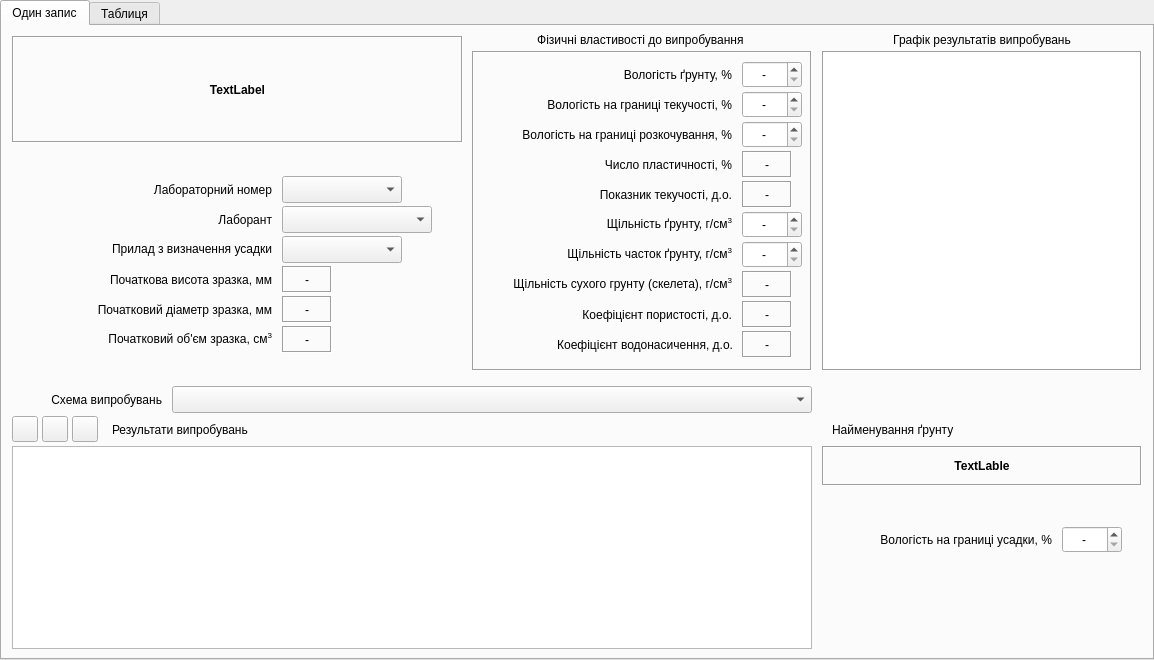
<?xml version="1.0" encoding="UTF-8"?>
<ui version="4.0">
 <class>Usadka_win</class>
 <widget class="QTabWidget" name="Usadka_win">
  <property name="geometry">
   <rect>
    <x>0</x>
    <y>0</y>
    <width>1154</width>
    <height>660</height>
   </rect>
  </property>
  <property name="windowTitle">
   <string>Результати випробувань з визначення характеристик усадки грунту</string>
  </property>
  <property name="windowIcon">
   <iconset>
    <normaloff>../icons/16x16/categories/applications-engineering.png</normaloff>../icons/16x16/categories/applications-engineering.png</iconset>
  </property>
  <property name="locale">
   <locale language="Ukrainian" country="Ukraine"/>
  </property>
  <property name="currentIndex">
   <number>0</number>
  </property>
  <property name="tabsClosable">
   <bool>false</bool>
  </property>
  <property name="movable">
   <bool>false</bool>
  </property>
  <widget class="QWidget" name="tab">
   <attribute name="title">
    <string>Один запис</string>
   </attribute>
   <widget class="QLabel" name="label">
    <property name="enabled">
     <bool>true</bool>
    </property>
    <property name="geometry">
     <rect>
      <x>10</x>
      <y>10</y>
      <width>451</width>
      <height>107</height>
     </rect>
    </property>
    <property name="font">
     <font>
      <weight>75</weight>
      <bold>true</bold>
     </font>
    </property>
    <property name="frameShape">
     <enum>QFrame::Box</enum>
    </property>
    <property name="frameShadow">
     <enum>QFrame::Sunken</enum>
    </property>
    <property name="text">
     <string>TextLabel</string>
    </property>
    <property name="alignment">
     <set>Qt::AlignCenter</set>
    </property>
    <property name="wordWrap">
     <bool>true</bool>
    </property>
   </widget>
   <widget class="QLabel" name="label_19">
    <property name="geometry">
     <rect>
      <x>110</x>
      <y>390</y>
      <width>171</width>
      <height>27</height>
     </rect>
    </property>
    <property name="text">
     <string>Результати випробувань</string>
    </property>
    <property name="alignment">
     <set>Qt::AlignLeading|Qt::AlignLeft|Qt::AlignVCenter</set>
    </property>
   </widget>
   <widget class="QLabel" name="label_20">
    <property name="geometry">
     <rect>
      <x>10</x>
      <y>150</y>
      <width>260</width>
      <height>27</height>
     </rect>
    </property>
    <property name="sizePolicy">
     <sizepolicy hsizetype="Preferred" vsizetype="Preferred">
      <horstretch>0</horstretch>
      <verstretch>0</verstretch>
     </sizepolicy>
    </property>
    <property name="text">
     <string>Лабораторний номер</string>
    </property>
    <property name="alignment">
     <set>Qt::AlignRight|Qt::AlignTrailing|Qt::AlignVCenter</set>
    </property>
   </widget>
   <widget class="QComboBox" name="comboBox">
    <property name="geometry">
     <rect>
      <x>280</x>
      <y>150</y>
      <width>120</width>
      <height>27</height>
     </rect>
    </property>
   </widget>
   <widget class="QFrame" name="frame_3">
    <property name="geometry">
     <rect>
      <x>470</x>
      <y>25</y>
      <width>340</width>
      <height>320</height>
     </rect>
    </property>
    <property name="frameShape">
     <enum>QFrame::Box</enum>
    </property>
    <property name="frameShadow">
     <enum>QFrame::Sunken</enum>
    </property>
    <widget class="QLabel" name="label_11">
     <property name="geometry">
      <rect>
       <x>270</x>
       <y>220</y>
       <width>50</width>
       <height>27</height>
      </rect>
     </property>
     <property name="font">
      <font>
       <weight>50</weight>
       <bold>false</bold>
      </font>
     </property>
     <property name="frameShape">
      <enum>QFrame::Box</enum>
     </property>
     <property name="frameShadow">
      <enum>QFrame::Sunken</enum>
     </property>
     <property name="text">
      <string>-</string>
     </property>
     <property name="alignment">
      <set>Qt::AlignCenter</set>
     </property>
     <property name="margin">
      <number>0</number>
     </property>
     <property name="indent">
      <number>-1</number>
     </property>
    </widget>
    <widget class="QLabel" name="label_23">
     <property name="geometry">
      <rect>
       <x>10</x>
       <y>250</y>
       <width>250</width>
       <height>27</height>
      </rect>
     </property>
     <property name="text">
      <string>Коефіцієнт пористості, д.о.</string>
     </property>
     <property name="alignment">
      <set>Qt::AlignRight|Qt::AlignTrailing|Qt::AlignVCenter</set>
     </property>
     <property name="wordWrap">
      <bool>true</bool>
     </property>
    </widget>
    <widget class="QLabel" name="label_27">
     <property name="geometry">
      <rect>
       <x>10</x>
       <y>220</y>
       <width>250</width>
       <height>27</height>
      </rect>
     </property>
     <property name="text">
      <string>&lt;html&gt;&lt;head/&gt;&lt;body&gt;&lt;p&gt;Щiльнiсть сухого грунту (скелета), г/см&lt;span style=&quot; vertical-align:super;&quot;&gt;3&lt;/span&gt;&lt;/p&gt;&lt;/body&gt;&lt;/html&gt;</string>
     </property>
     <property name="alignment">
      <set>Qt::AlignRight|Qt::AlignTrailing|Qt::AlignVCenter</set>
     </property>
     <property name="wordWrap">
      <bool>true</bool>
     </property>
    </widget>
    <widget class="QLabel" name="label_12">
     <property name="geometry">
      <rect>
       <x>270</x>
       <y>250</y>
       <width>50</width>
       <height>27</height>
      </rect>
     </property>
     <property name="font">
      <font>
       <weight>50</weight>
       <bold>false</bold>
      </font>
     </property>
     <property name="frameShape">
      <enum>QFrame::Box</enum>
     </property>
     <property name="frameShadow">
      <enum>QFrame::Sunken</enum>
     </property>
     <property name="text">
      <string>-</string>
     </property>
     <property name="alignment">
      <set>Qt::AlignCenter</set>
     </property>
     <property name="margin">
      <number>0</number>
     </property>
     <property name="indent">
      <number>-1</number>
     </property>
    </widget>
    <widget class="QDoubleSpinBox" name="doubleSpinBox_3">
     <property name="geometry">
      <rect>
       <x>270</x>
       <y>70</y>
       <width>60</width>
       <height>27</height>
      </rect>
     </property>
     <property name="alignment">
      <set>Qt::AlignCenter</set>
     </property>
     <property name="specialValueText">
      <string>-</string>
     </property>
     <property name="decimals">
      <number>1</number>
     </property>
     <property name="maximum">
      <double>999.000000000000000</double>
     </property>
     <property name="singleStep">
      <double>0.100000000000000</double>
     </property>
    </widget>
    <widget class="QLabel" name="label_3">
     <property name="geometry">
      <rect>
       <x>10</x>
       <y>10</y>
       <width>250</width>
       <height>27</height>
      </rect>
     </property>
     <property name="text">
      <string>Вологість ґрунту, %</string>
     </property>
     <property name="alignment">
      <set>Qt::AlignRight|Qt::AlignTrailing|Qt::AlignVCenter</set>
     </property>
    </widget>
    <widget class="QDoubleSpinBox" name="doubleSpinBox">
     <property name="geometry">
      <rect>
       <x>270</x>
       <y>10</y>
       <width>60</width>
       <height>27</height>
      </rect>
     </property>
     <property name="wrapping">
      <bool>false</bool>
     </property>
     <property name="alignment">
      <set>Qt::AlignCenter</set>
     </property>
     <property name="specialValueText">
      <string>-</string>
     </property>
     <property name="decimals">
      <number>1</number>
     </property>
     <property name="maximum">
      <double>999.000000000000000</double>
     </property>
     <property name="singleStep">
      <double>0.100000000000000</double>
     </property>
     <property name="value">
      <double>0.000000000000000</double>
     </property>
    </widget>
    <widget class="QDoubleSpinBox" name="doubleSpinBox_2">
     <property name="geometry">
      <rect>
       <x>270</x>
       <y>40</y>
       <width>60</width>
       <height>27</height>
      </rect>
     </property>
     <property name="alignment">
      <set>Qt::AlignCenter</set>
     </property>
     <property name="specialValueText">
      <string>-</string>
     </property>
     <property name="decimals">
      <number>1</number>
     </property>
     <property name="maximum">
      <double>999.000000000000000</double>
     </property>
     <property name="singleStep">
      <double>0.100000000000000</double>
     </property>
    </widget>
    <widget class="QLabel" name="label_6">
     <property name="geometry">
      <rect>
       <x>10</x>
       <y>40</y>
       <width>250</width>
       <height>27</height>
      </rect>
     </property>
     <property name="text">
      <string>Вологість на границi текучостi, %</string>
     </property>
     <property name="alignment">
      <set>Qt::AlignRight|Qt::AlignTrailing|Qt::AlignVCenter</set>
     </property>
    </widget>
    <widget class="QLabel" name="label_7">
     <property name="geometry">
      <rect>
       <x>10</x>
       <y>70</y>
       <width>250</width>
       <height>27</height>
      </rect>
     </property>
     <property name="text">
      <string>Вологість на границi розкочування, %</string>
     </property>
     <property name="alignment">
      <set>Qt::AlignRight|Qt::AlignTrailing|Qt::AlignVCenter</set>
     </property>
    </widget>
    <widget class="QDoubleSpinBox" name="doubleSpinBox_5">
     <property name="geometry">
      <rect>
       <x>270</x>
       <y>190</y>
       <width>60</width>
       <height>27</height>
      </rect>
     </property>
     <property name="alignment">
      <set>Qt::AlignCenter</set>
     </property>
     <property name="specialValueText">
      <string>-</string>
     </property>
     <property name="maximum">
      <double>5.000000000000000</double>
     </property>
     <property name="singleStep">
      <double>0.010000000000000</double>
     </property>
    </widget>
    <widget class="QLabel" name="label_4">
     <property name="geometry">
      <rect>
       <x>10</x>
       <y>160</y>
       <width>250</width>
       <height>27</height>
      </rect>
     </property>
     <property name="text">
      <string>&lt;html&gt;&lt;head/&gt;&lt;body&gt;&lt;p&gt;Щільність ґрунту, г/см&lt;span style=&quot; vertical-align:super;&quot;&gt;3&lt;/span&gt;&lt;/p&gt;&lt;/body&gt;&lt;/html&gt;</string>
     </property>
     <property name="alignment">
      <set>Qt::AlignRight|Qt::AlignTrailing|Qt::AlignVCenter</set>
     </property>
    </widget>
    <widget class="QLabel" name="label_5">
     <property name="geometry">
      <rect>
       <x>10</x>
       <y>190</y>
       <width>250</width>
       <height>27</height>
      </rect>
     </property>
     <property name="text">
      <string>&lt;html&gt;&lt;head/&gt;&lt;body&gt;&lt;p&gt;Щiльнiсть часток ґрунту, г/см&lt;span style=&quot; vertical-align:super;&quot;&gt;3&lt;/span&gt;&lt;/p&gt;&lt;/body&gt;&lt;/html&gt;</string>
     </property>
     <property name="alignment">
      <set>Qt::AlignRight|Qt::AlignTrailing|Qt::AlignVCenter</set>
     </property>
    </widget>
    <widget class="QDoubleSpinBox" name="doubleSpinBox_4">
     <property name="geometry">
      <rect>
       <x>270</x>
       <y>160</y>
       <width>60</width>
       <height>27</height>
      </rect>
     </property>
     <property name="alignment">
      <set>Qt::AlignCenter</set>
     </property>
     <property name="specialValueText">
      <string>-</string>
     </property>
     <property name="maximum">
      <double>5.000000000000000</double>
     </property>
     <property name="singleStep">
      <double>0.010000000000000</double>
     </property>
    </widget>
    <widget class="QLabel" name="label_10">
     <property name="geometry">
      <rect>
       <x>270</x>
       <y>130</y>
       <width>50</width>
       <height>27</height>
      </rect>
     </property>
     <property name="font">
      <font>
       <weight>50</weight>
       <bold>false</bold>
      </font>
     </property>
     <property name="frameShape">
      <enum>QFrame::Box</enum>
     </property>
     <property name="frameShadow">
      <enum>QFrame::Sunken</enum>
     </property>
     <property name="text">
      <string>-</string>
     </property>
     <property name="alignment">
      <set>Qt::AlignCenter</set>
     </property>
     <property name="margin">
      <number>0</number>
     </property>
     <property name="indent">
      <number>-1</number>
     </property>
    </widget>
    <widget class="QLabel" name="label_25">
     <property name="geometry">
      <rect>
       <x>10</x>
       <y>130</y>
       <width>250</width>
       <height>27</height>
      </rect>
     </property>
     <property name="text">
      <string>Показник текучостi, д.о.</string>
     </property>
     <property name="alignment">
      <set>Qt::AlignRight|Qt::AlignTrailing|Qt::AlignVCenter</set>
     </property>
     <property name="wordWrap">
      <bool>true</bool>
     </property>
    </widget>
    <widget class="QLabel" name="label_24">
     <property name="geometry">
      <rect>
       <x>10</x>
       <y>100</y>
       <width>250</width>
       <height>27</height>
      </rect>
     </property>
     <property name="text">
      <string>Число пластичностi, %</string>
     </property>
     <property name="alignment">
      <set>Qt::AlignRight|Qt::AlignTrailing|Qt::AlignVCenter</set>
     </property>
     <property name="wordWrap">
      <bool>true</bool>
     </property>
    </widget>
    <widget class="QLabel" name="label_9">
     <property name="geometry">
      <rect>
       <x>270</x>
       <y>100</y>
       <width>50</width>
       <height>27</height>
      </rect>
     </property>
     <property name="font">
      <font>
       <weight>50</weight>
       <bold>false</bold>
      </font>
     </property>
     <property name="frameShape">
      <enum>QFrame::Box</enum>
     </property>
     <property name="frameShadow">
      <enum>QFrame::Sunken</enum>
     </property>
     <property name="text">
      <string>-</string>
     </property>
     <property name="alignment">
      <set>Qt::AlignCenter</set>
     </property>
     <property name="margin">
      <number>0</number>
     </property>
     <property name="indent">
      <number>-1</number>
     </property>
    </widget>
    <widget class="QLabel" name="label_34">
     <property name="geometry">
      <rect>
       <x>270</x>
       <y>280</y>
       <width>50</width>
       <height>27</height>
      </rect>
     </property>
     <property name="font">
      <font>
       <weight>50</weight>
       <bold>false</bold>
      </font>
     </property>
     <property name="frameShape">
      <enum>QFrame::Box</enum>
     </property>
     <property name="frameShadow">
      <enum>QFrame::Sunken</enum>
     </property>
     <property name="text">
      <string>-</string>
     </property>
     <property name="alignment">
      <set>Qt::AlignCenter</set>
     </property>
     <property name="margin">
      <number>0</number>
     </property>
     <property name="indent">
      <number>-1</number>
     </property>
    </widget>
    <widget class="QLabel" name="label_26">
     <property name="geometry">
      <rect>
       <x>10</x>
       <y>280</y>
       <width>251</width>
       <height>27</height>
      </rect>
     </property>
     <property name="text">
      <string>Коефіцієнт водонасичення, д.о.</string>
     </property>
     <property name="alignment">
      <set>Qt::AlignRight|Qt::AlignTrailing|Qt::AlignVCenter</set>
     </property>
     <property name="wordWrap">
      <bool>true</bool>
     </property>
    </widget>
   </widget>
   <widget class="QLabel" name="label_35">
    <property name="geometry">
     <rect>
      <x>470</x>
      <y>5</y>
      <width>340</width>
      <height>17</height>
     </rect>
    </property>
    <property name="text">
     <string>Фізичні властивості до випробування </string>
    </property>
    <property name="alignment">
     <set>Qt::AlignCenter</set>
    </property>
   </widget>
   <widget class="QLabel" name="label_17">
    <property name="geometry">
     <rect>
      <x>10</x>
      <y>240</y>
      <width>260</width>
      <height>27</height>
     </rect>
    </property>
    <property name="text">
     <string>Початкова висота зразка, мм</string>
    </property>
    <property name="alignment">
     <set>Qt::AlignRight|Qt::AlignTrailing|Qt::AlignVCenter</set>
    </property>
   </widget>
   <widget class="QLabel" name="label_21">
    <property name="geometry">
     <rect>
      <x>10</x>
      <y>270</y>
      <width>260</width>
      <height>27</height>
     </rect>
    </property>
    <property name="text">
     <string>Початковий діаметр зразка, мм</string>
    </property>
    <property name="alignment">
     <set>Qt::AlignRight|Qt::AlignTrailing|Qt::AlignVCenter</set>
    </property>
   </widget>
   <widget class="QLabel" name="label_22">
    <property name="geometry">
     <rect>
      <x>10</x>
      <y>210</y>
      <width>260</width>
      <height>27</height>
     </rect>
    </property>
    <property name="text">
     <string>&lt;html&gt;&lt;head/&gt;&lt;body&gt;&lt;p&gt;Прилад з визначення усадки&lt;/p&gt;&lt;/body&gt;&lt;/html&gt;</string>
    </property>
    <property name="alignment">
     <set>Qt::AlignRight|Qt::AlignTrailing|Qt::AlignVCenter</set>
    </property>
   </widget>
   <widget class="QComboBox" name="comboBox_2">
    <property name="geometry">
     <rect>
      <x>280</x>
      <y>210</y>
      <width>120</width>
      <height>27</height>
     </rect>
    </property>
   </widget>
   <widget class="QLabel" name="label_36">
    <property name="geometry">
     <rect>
      <x>10</x>
      <y>360</y>
      <width>150</width>
      <height>27</height>
     </rect>
    </property>
    <property name="text">
     <string>Схема випробувань</string>
    </property>
    <property name="alignment">
     <set>Qt::AlignRight|Qt::AlignTrailing|Qt::AlignVCenter</set>
    </property>
   </widget>
   <widget class="QComboBox" name="comboBox_3">
    <property name="geometry">
     <rect>
      <x>170</x>
      <y>360</y>
      <width>640</width>
      <height>27</height>
     </rect>
    </property>
   </widget>
   <widget class="QToolButton" name="toolButton_1">
    <property name="geometry">
     <rect>
      <x>10</x>
      <y>390</y>
      <width>26</width>
      <height>26</height>
     </rect>
    </property>
    <property name="toolTip">
     <string>Додати один рядок до таблиці</string>
    </property>
    <property name="statusTip">
     <string>Додавання одного рядка до таблиці результатів випробувань</string>
    </property>
    <property name="text">
     <string/>
    </property>
    <property name="icon">
     <iconset>
      <normaloff>../icons/16x16/actions/list-add.png</normaloff>../icons/16x16/actions/list-add.png</iconset>
    </property>
   </widget>
   <widget class="QToolButton" name="toolButton_2">
    <property name="geometry">
     <rect>
      <x>40</x>
      <y>390</y>
      <width>26</width>
      <height>26</height>
     </rect>
    </property>
    <property name="toolTip">
     <string>Вилучити поточний рядок з таблиці</string>
    </property>
    <property name="statusTip">
     <string>Вилучення поточного рядка з таблиці результатів випробувань</string>
    </property>
    <property name="text">
     <string/>
    </property>
    <property name="icon">
     <iconset>
      <normaloff>../icons/16x16/actions/list-remove.png</normaloff>../icons/16x16/actions/list-remove.png</iconset>
    </property>
   </widget>
   <widget class="QTableView" name="tableRezultUsadka">
    <property name="geometry">
     <rect>
      <x>10</x>
      <y>420</y>
      <width>800</width>
      <height>203</height>
     </rect>
    </property>
    <property name="frameShadow">
     <enum>QFrame::Sunken</enum>
    </property>
    <attribute name="verticalHeaderMinimumSectionSize">
     <number>25</number>
    </attribute>
    <attribute name="verticalHeaderDefaultSectionSize">
     <number>25</number>
    </attribute>
   </widget>
   <widget class="QToolButton" name="toolButton">
    <property name="geometry">
     <rect>
      <x>70</x>
      <y>390</y>
      <width>26</width>
      <height>26</height>
     </rect>
    </property>
    <property name="toolTip">
     <string>Розрахувати характеристики усадки грунту</string>
    </property>
    <property name="statusTip">
     <string>Розрахувати характеристики усадки грунту</string>
    </property>
    <property name="text">
     <string/>
    </property>
    <property name="icon">
     <iconset>
      <normaloff>../icons/16x16/apps/accessories-calculator.png</normaloff>../icons/16x16/apps/accessories-calculator.png</iconset>
    </property>
   </widget>
   <widget class="QGraphicsView" name="graphicsView">
    <property name="geometry">
     <rect>
      <x>820</x>
      <y>25</y>
      <width>320</width>
      <height>320</height>
     </rect>
    </property>
    <property name="frameShape">
     <enum>QFrame::Box</enum>
    </property>
   </widget>
   <widget class="QLabel" name="label_2">
    <property name="geometry">
     <rect>
      <x>820</x>
      <y>5</y>
      <width>320</width>
      <height>17</height>
     </rect>
    </property>
    <property name="text">
     <string>Графік результатів випробувань</string>
    </property>
    <property name="alignment">
     <set>Qt::AlignCenter</set>
    </property>
   </widget>
   <widget class="QComboBox" name="comboBox_4">
    <property name="geometry">
     <rect>
      <x>280</x>
      <y>180</y>
      <width>150</width>
      <height>27</height>
     </rect>
    </property>
   </widget>
   <widget class="QLabel" name="label_48">
    <property name="geometry">
     <rect>
      <x>10</x>
      <y>180</y>
      <width>260</width>
      <height>27</height>
     </rect>
    </property>
    <property name="sizePolicy">
     <sizepolicy hsizetype="Preferred" vsizetype="Preferred">
      <horstretch>0</horstretch>
      <verstretch>0</verstretch>
     </sizepolicy>
    </property>
    <property name="text">
     <string>Лаборант</string>
    </property>
    <property name="alignment">
     <set>Qt::AlignRight|Qt::AlignTrailing|Qt::AlignVCenter</set>
    </property>
   </widget>
   <widget class="QLabel" name="label_8">
    <property name="geometry">
     <rect>
      <x>830</x>
      <y>390</y>
      <width>150</width>
      <height>27</height>
     </rect>
    </property>
    <property name="text">
     <string>Найменування ґрунту</string>
    </property>
    <property name="alignment">
     <set>Qt::AlignLeading|Qt::AlignLeft|Qt::AlignVCenter</set>
    </property>
   </widget>
   <widget class="QLabel" name="label_18">
    <property name="geometry">
     <rect>
      <x>820</x>
      <y>420</y>
      <width>320</width>
      <height>40</height>
     </rect>
    </property>
    <property name="font">
     <font>
      <weight>75</weight>
      <bold>true</bold>
     </font>
    </property>
    <property name="frameShape">
     <enum>QFrame::Box</enum>
    </property>
    <property name="frameShadow">
     <enum>QFrame::Sunken</enum>
    </property>
    <property name="text">
     <string>TextLable</string>
    </property>
    <property name="alignment">
     <set>Qt::AlignCenter</set>
    </property>
    <property name="wordWrap">
     <bool>true</bool>
    </property>
   </widget>
   <widget class="QLabel" name="label_28">
    <property name="geometry">
     <rect>
      <x>839</x>
      <y>500</y>
      <width>211</width>
      <height>27</height>
     </rect>
    </property>
    <property name="text">
     <string>Вологість на границі усадки, %</string>
    </property>
    <property name="alignment">
     <set>Qt::AlignRight|Qt::AlignTrailing|Qt::AlignVCenter</set>
    </property>
    <property name="wordWrap">
     <bool>true</bool>
    </property>
   </widget>
   <widget class="QLabel" name="label_38">
    <property name="geometry">
     <rect>
      <x>280</x>
      <y>270</y>
      <width>50</width>
      <height>27</height>
     </rect>
    </property>
    <property name="font">
     <font>
      <weight>50</weight>
      <bold>false</bold>
     </font>
    </property>
    <property name="frameShape">
     <enum>QFrame::Box</enum>
    </property>
    <property name="frameShadow">
     <enum>QFrame::Sunken</enum>
    </property>
    <property name="text">
     <string>-</string>
    </property>
    <property name="alignment">
     <set>Qt::AlignCenter</set>
    </property>
    <property name="margin">
     <number>0</number>
    </property>
    <property name="indent">
     <number>-1</number>
    </property>
   </widget>
   <widget class="QLabel" name="label_13">
    <property name="geometry">
     <rect>
      <x>280</x>
      <y>240</y>
      <width>50</width>
      <height>27</height>
     </rect>
    </property>
    <property name="font">
     <font>
      <weight>50</weight>
      <bold>false</bold>
     </font>
    </property>
    <property name="frameShape">
     <enum>QFrame::Box</enum>
    </property>
    <property name="frameShadow">
     <enum>QFrame::Sunken</enum>
    </property>
    <property name="text">
     <string>-</string>
    </property>
    <property name="alignment">
     <set>Qt::AlignCenter</set>
    </property>
    <property name="margin">
     <number>0</number>
    </property>
    <property name="indent">
     <number>-1</number>
    </property>
   </widget>
   <widget class="QLabel" name="label_29">
    <property name="geometry">
     <rect>
      <x>10</x>
      <y>300</y>
      <width>260</width>
      <height>27</height>
     </rect>
    </property>
    <property name="text">
     <string>&lt;html&gt;&lt;head/&gt;&lt;body&gt;&lt;p&gt;Початковий об'єм зразка, см&lt;span style=&quot; vertical-align:super;&quot;&gt;3&lt;/span&gt;&lt;/p&gt;&lt;/body&gt;&lt;/html&gt;</string>
    </property>
    <property name="alignment">
     <set>Qt::AlignRight|Qt::AlignTrailing|Qt::AlignVCenter</set>
    </property>
   </widget>
   <widget class="QLabel" name="label_39">
    <property name="geometry">
     <rect>
      <x>280</x>
      <y>300</y>
      <width>50</width>
      <height>27</height>
     </rect>
    </property>
    <property name="font">
     <font>
      <weight>50</weight>
      <bold>false</bold>
     </font>
    </property>
    <property name="frameShape">
     <enum>QFrame::Box</enum>
    </property>
    <property name="frameShadow">
     <enum>QFrame::Sunken</enum>
    </property>
    <property name="text">
     <string>-</string>
    </property>
    <property name="alignment">
     <set>Qt::AlignCenter</set>
    </property>
    <property name="margin">
     <number>0</number>
    </property>
    <property name="indent">
     <number>-1</number>
    </property>
   </widget>
   <widget class="QDoubleSpinBox" name="doubleSpinBox_6">
    <property name="geometry">
     <rect>
      <x>1060</x>
      <y>500</y>
      <width>60</width>
      <height>27</height>
     </rect>
    </property>
    <property name="wrapping">
     <bool>false</bool>
    </property>
    <property name="alignment">
     <set>Qt::AlignCenter</set>
    </property>
    <property name="specialValueText">
     <string>-</string>
    </property>
    <property name="decimals">
     <number>1</number>
    </property>
    <property name="maximum">
     <double>999.000000000000000</double>
    </property>
    <property name="singleStep">
     <double>0.100000000000000</double>
    </property>
    <property name="value">
     <double>0.000000000000000</double>
    </property>
   </widget>
   <zorder>tableRezultUsadka</zorder>
   <zorder>label</zorder>
   <zorder>label_19</zorder>
   <zorder>label_20</zorder>
   <zorder>comboBox</zorder>
   <zorder>frame_3</zorder>
   <zorder>label_35</zorder>
   <zorder>label_17</zorder>
   <zorder>label_21</zorder>
   <zorder>label_22</zorder>
   <zorder>comboBox_2</zorder>
   <zorder>label_36</zorder>
   <zorder>comboBox_3</zorder>
   <zorder>toolButton_1</zorder>
   <zorder>toolButton_2</zorder>
   <zorder>toolButton</zorder>
   <zorder>graphicsView</zorder>
   <zorder>label_2</zorder>
   <zorder>comboBox_4</zorder>
   <zorder>label_48</zorder>
   <zorder>label_8</zorder>
   <zorder>label_18</zorder>
   <zorder>label_28</zorder>
   <zorder>label_38</zorder>
   <zorder>label_13</zorder>
   <zorder>label_29</zorder>
   <zorder>label_39</zorder>
   <zorder>doubleSpinBox_6</zorder>
  </widget>
  <widget class="QWidget" name="tab">
   <attribute name="title">
    <string>Таблиця</string>
   </attribute>
   <layout class="QGridLayout" name="gridLayout">
    <item row="0" column="0">
     <widget class="QTableView" name="tableUsadka">
      <property name="frameShape">
       <enum>QFrame::StyledPanel</enum>
      </property>
      <property name="autoScroll">
       <bool>true</bool>
      </property>
     </widget>
    </item>
   </layout>
  </widget>
 </widget>
 <tabstops>
  <tabstop>comboBox</tabstop>
  <tabstop>comboBox_4</tabstop>
  <tabstop>comboBox_2</tabstop>
  <tabstop>comboBox_3</tabstop>
  <tabstop>doubleSpinBox</tabstop>
  <tabstop>doubleSpinBox_2</tabstop>
  <tabstop>doubleSpinBox_3</tabstop>
  <tabstop>doubleSpinBox_4</tabstop>
  <tabstop>doubleSpinBox_5</tabstop>
  <tabstop>tableRezultUsadka</tabstop>
  <tabstop>toolButton_1</tabstop>
  <tabstop>toolButton_2</tabstop>
  <tabstop>toolButton</tabstop>
  <tabstop>graphicsView</tabstop>
  <tabstop>doubleSpinBox_6</tabstop>
  <tabstop>tableUsadka</tabstop>
 </tabstops>
 <resources/>
 <connections/>
</ui>
